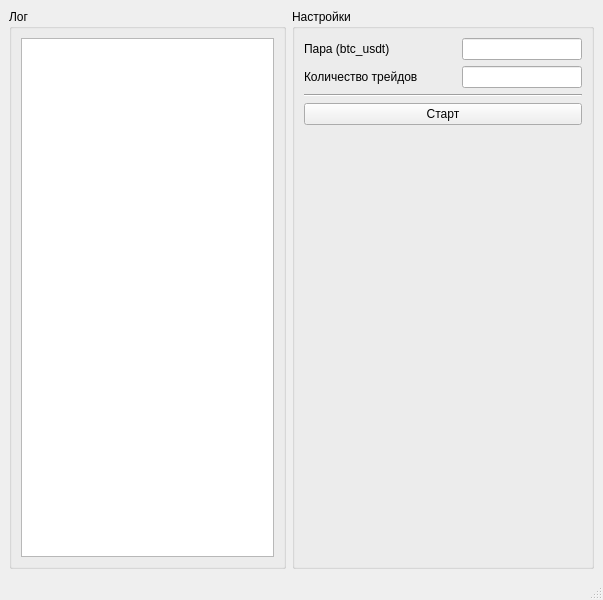
<?xml version="1.0" encoding="UTF-8"?>
<ui version="4.0">
 <class>MainWindow</class>
 <widget class="QMainWindow" name="MainWindow">
  <property name="geometry">
   <rect>
    <x>0</x>
    <y>0</y>
    <width>603</width>
    <height>600</height>
   </rect>
  </property>
  <property name="windowTitle">
   <string>MainWindow</string>
  </property>
  <widget class="QWidget" name="centralwidget">
   <layout class="QHBoxLayout" name="horizontalLayout">
    <item>
     <widget class="QGroupBox" name="groupBox_2">
      <property name="title">
       <string>Лог</string>
      </property>
      <layout class="QVBoxLayout" name="verticalLayout">
       <item>
        <widget class="QTextEdit" name="log_tedit"/>
       </item>
      </layout>
     </widget>
    </item>
    <item>
     <widget class="QGroupBox" name="groupBox">
      <property name="title">
       <string>Настройки</string>
      </property>
      <layout class="QVBoxLayout" name="verticalLayout_2">
       <item>
        <layout class="QHBoxLayout" name="horizontalLayout_2">
         <item>
          <widget class="QLabel" name="label">
           <property name="text">
            <string>Пара (btc_usdt)</string>
           </property>
          </widget>
         </item>
         <item>
          <spacer name="horizontalSpacer">
           <property name="orientation">
            <enum>Qt::Horizontal</enum>
           </property>
           <property name="sizeHint" stdset="0">
            <size>
             <width>40</width>
             <height>20</height>
            </size>
           </property>
          </spacer>
         </item>
         <item>
          <widget class="QLineEdit" name="pair_ledit">
           <property name="minimumSize">
            <size>
             <width>120</width>
             <height>0</height>
            </size>
           </property>
           <property name="maximumSize">
            <size>
             <width>120</width>
             <height>16777215</height>
            </size>
           </property>
          </widget>
         </item>
        </layout>
       </item>
       <item>
        <layout class="QHBoxLayout" name="horizontalLayout_3">
         <item>
          <widget class="QLabel" name="label_2">
           <property name="text">
            <string>Количество трейдов</string>
           </property>
          </widget>
         </item>
         <item>
          <spacer name="horizontalSpacer_2">
           <property name="orientation">
            <enum>Qt::Horizontal</enum>
           </property>
           <property name="sizeHint" stdset="0">
            <size>
             <width>40</width>
             <height>20</height>
            </size>
           </property>
          </spacer>
         </item>
         <item>
          <widget class="QLineEdit" name="num_trades_ledit">
           <property name="minimumSize">
            <size>
             <width>120</width>
             <height>0</height>
            </size>
           </property>
           <property name="maximumSize">
            <size>
             <width>120</width>
             <height>16777215</height>
            </size>
           </property>
          </widget>
         </item>
        </layout>
       </item>
       <item>
        <widget class="Line" name="line">
         <property name="orientation">
          <enum>Qt::Horizontal</enum>
         </property>
        </widget>
       </item>
       <item>
        <widget class="QPushButton" name="working_btn">
         <property name="text">
          <string>Старт</string>
         </property>
        </widget>
       </item>
       <item>
        <spacer name="verticalSpacer">
         <property name="orientation">
          <enum>Qt::Vertical</enum>
         </property>
         <property name="sizeHint" stdset="0">
          <size>
           <width>20</width>
           <height>40</height>
          </size>
         </property>
        </spacer>
       </item>
      </layout>
     </widget>
    </item>
   </layout>
  </widget>
  <widget class="QMenuBar" name="menubar">
   <property name="geometry">
    <rect>
     <x>0</x>
     <y>0</y>
     <width>603</width>
     <height>21</height>
    </rect>
   </property>
  </widget>
  <widget class="QStatusBar" name="statusbar"/>
 </widget>
 <resources/>
 <connections/>
</ui>
